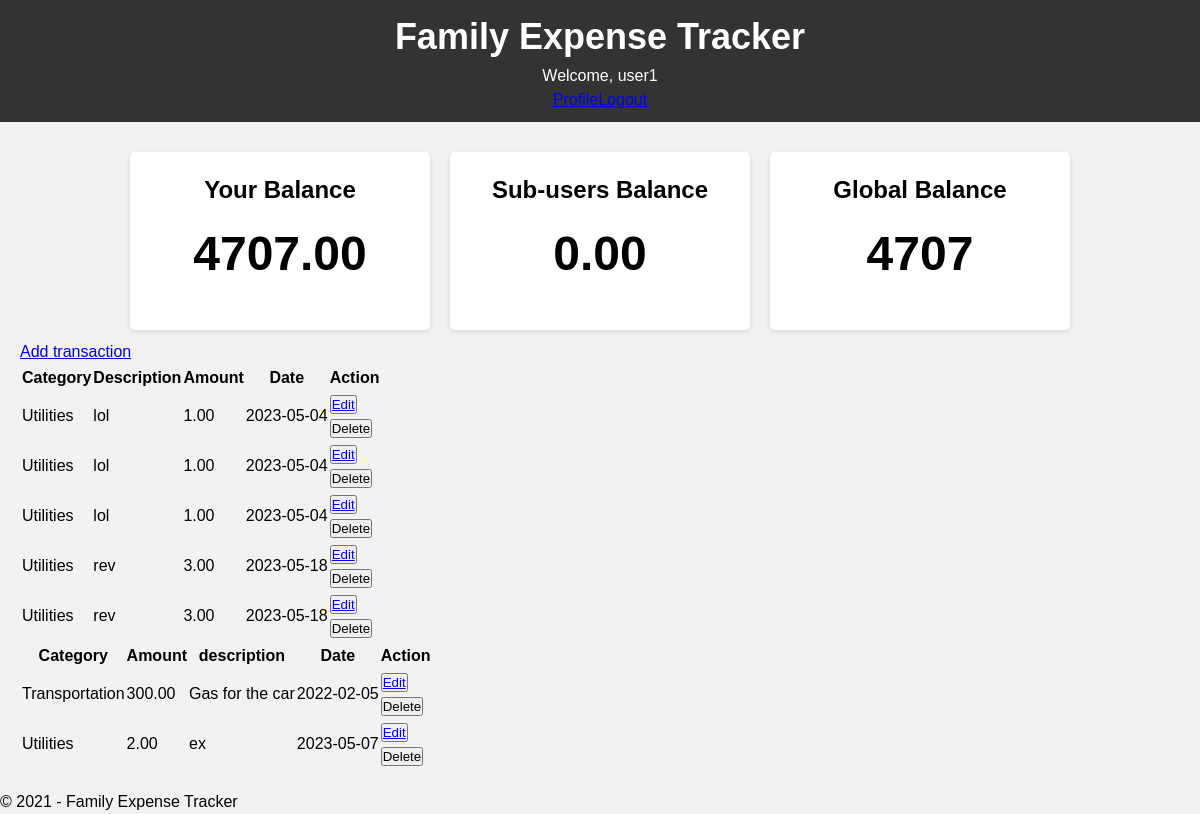
/ (signed in), run on the app's committed database.
### tables this page shows
CREATE TABLE `revenue` (
  `revenue_id` int(11) NOT NULL,
  `user_id` int(11) NOT NULL,
  `sub_user_id` int(11) DEFAULT NULL,
  `category_id` int(11) NOT NULL,
  `revenue_amount` decimal(10,2) NOT NULL,
  `revenue_description` text DEFAULT NULL,
  `date_added` date NOT NULL DEFAULT current_timestamp()
);

CREATE TABLE `categories` (
  `category_id` int(11) NOT NULL,
  `category_name` varchar(50) NOT NULL,
  `user_id` int(11) NOT NULL
);

CREATE TABLE `expenses` (
  `expense_id` int(11) NOT NULL,
  `user_id` int(11) NOT NULL,
  `sub_user_id` int(11) DEFAULT NULL,
  `category_id` int(11) NOT NULL,
  `expense_amount` decimal(10,2) NOT NULL,
  `expense_description` text NOT NULL,
  `date_added` date NOT NULL DEFAULT current_timestamp()
);

### utility/get_balances.php (called while the page is built, shortened)
<?php
require_once "db_connection.php";
$user_id = $_SESSION['user_id'];
$stmt = $conn->prepare("SELECT
        (SELECT IFNULL(SUM(revenue_amount),0) FROM revenue WHERE user_id = ? AND sub_user_id is NULL) -
        (SELECT IFNULL(SUM(expense_amount),0) FROM expenses WHERE user_id = ? AND sub_user_id is NULL ) AS balance");
$stmt->bind_param("ii", $user_id, $user_id);
$stmt->execute();
$result = $stmt->get_result();
if ($result->num_rows > 0) {
    $row = $result->fetch_assoc();
    $user_balance = $row["balance"];
} else {
    $_SESSION["error_message"] = "No balance found for the user.";
}
$stmt = $conn->prepare("SELECT SUM((SELECT IFNULL(SUM(revenue_amount),0) FROM Revenue WHERE user_id = ? AND sub_user_id IS NOT NULL) -
(SELECT IFNULL(SUM(expense_amount),0) FROM Expenses WHERE user_id = ? AND sub_user_id IS NOT NULL)) AS balance FROM sub_users WHERE user_id = ?");
$stmt->bind_param("iii", $user_id, $user_id, $user_id);
$stmt->execute();
$result = $stmt->get_result();
if ($result->num_rows > 0) {
    $row = $result->fetch_assoc();
    $sub_users_balance = $row["balance"];
} else {
    $_SESSION["error_message"] = "No Sub-Users balance found.";
}

### index.php (the view, shortened to what this page needs)
<?php
require_once "utility/db_connection.php";
include "utility/get_balances.php";
$global_balance = $user_balance + $sub_users_balance;
?>
<!DOCTYPE html>
<html>
<head>
    <link rel="stylesheet" href="css/style.css">
</head>
<body>
    <header>
        <h1>Family Expense Tracker</h1>
        <?php
        if (!isset($_SESSION['user_id'])) {
            echo '<a href="pages/login.php" class="button">Login</a>';
            echo '<a href="pages/signup.php" class="button">signup</a>';
        } else {
            echo '<div class="user-profile">';
            echo '<p>Welcome, ' . $_SESSION['username'] . '</p>';
            echo '<a href="pages/profile.php" class="button">Profile</a>';
            echo '<a href="utility/logout.php" class="button">Logout</a>';
            echo '</div>';
        }
        ?>
    </header>
    <main>
        <div class="container">
            <div class="card">
                <h2>Your Balance</h2>
                <div id="user-balance" class="balance">
                    <p> <?php echo $user_balance  ?></p>
                </div>
            </div>
            <div class="card">
                <h2>Sub-users Balance</h2>
                <div id="sub-users-balance" class="balance">
                    <p> <?php echo $sub_users_balance  ?></p>
                </div>
            </div>
            <div class="card">
                <h2>Global Balance</h2>
                <div id="global-balance" class="balance">
                    <p> <?php echo $global_balance ?></p>
                </div>
            </div>
        </div>
        <a href="pages/add_transaction.php" class="button">Add transaction</a>
        <?php
        $stmt = $conn->prepare("SELECT revenue.*, categories.category_name
        FROM revenue
        JOIN categories ON revenue.category_id = categories.category_id
        WHERE revenue.user_id = ?");
        $stmt->bind_param("i", $_SESSION['user_id']);
        $stmt->execute();
        $result = $stmt->get_result();
        ?>
        <table>
            <thead>
                <tr>
                    <th>Category</th>
                    <th>Description</th>
                    <th>Amount</th>
                    <th>Date</th>
                    <th>Action</th>
                </tr>
            </thead>
            <tbody>
                <?php while ($row = $result->fetch_assoc()) { ?>
                    <tr>
                        <td><?php echo $row['category_name']; ?></td>
                        <td><?php echo $row['revenue_description']; ?></td>
                        <td><?php echo $row['revenue_amount']; ?></td>
                        <td><?php echo $row['date_added']; ?></td>
                        <td>
                            <button> <a href="./pages/edit_revenue.php?revenue_id=<?php echo $row['revenue_id']; ?>">Edit </a></button>
                            <form action="utility/delete_revenue.php" method="post">
                                <button type="submit">Delete</button>
                            </form>
                        </td>
                    </tr>
                <?php } ?>
            </tbody>
        </table>
        <?php
        $stmt = $conn->prepare("SELECT expenses.*, categories.category_name
        FROM expenses
        JOIN categories ON expenses.category_id = categories.category_id
        WHERE expenses.user_id = ?");
        $stmt->bind_param("i", $_SESSION['user_id']);
        $stmt->execute();
        $result = $stmt->get_result();
        ?>
        <table>
            <thead>
                <tr>
                    <th>Category</th>
                    <th>Amount</th>
                    <th>description</th>
                    <th>Date</th>
                    <th>Action</th>
                </tr>
            </thead>
            <tbody>
                <?php while ($row = $result->fetch_assoc()) { ?>
                    <tr>
                        <td><?php echo $row['category_name']; ?></td>
                        <td><?php echo $row['expense_amount']; ?></td>
                        <td><?php echo $row['expense_description']; ?></td>
                        <td><?php echo $row['date_added']; ?></td>
                        <td>
                            <button> <a href="pages/edit_expense.php?expense_id=<?php echo $row['expense_id']; ?>">Edit </a></button>
                            <form action="utility/delete_expense.php" method="post">
                                <button type="submit">Delete</button>
                            </form>
                        </td>
                    </tr>
                <?php } ?>
            </tbody>
        </table>
    </main>
    <footer>
        <p>&copy; 2021 - Family Expense Tracker</p>
</body>
</html>

### css/style.css (style rules this page uses)
* { box-sizing: border-box; margin: 0; padding: 0; }
body { font-family: Arial, sans-serif; font-size: 16px; line-height: 1.5; background-color: #f2f2f2; }
header { background-color: #333; color: #fff; padding: 10px; text-align: center; }
h1 { font-size: 36px; margin: 0; }
main { padding: 20px; }
.container { display: flex; flex-wrap: wrap; justify-content: center; }
.card { background-color: #fff; border-radius: 5px; box-shadow: 0 2px 5px rgba(0,0,0,0.1); margin: 10px; padding: 20px; text-align: center; width: 300px; }
h2 { font-size: 24px; margin-bottom: 10px; }
.balance { font-size: 48px; font-weight: bold; margin-bottom: 20px; }

### data on the page
revenue: category.category_name "Utilities", revenue_description "lol", revenue_amount "1.00", date_added "2023-05-04"
revenue: category.category_name "Utilities", revenue_description "lol", revenue_amount "1.00", date_added "2023-05-04"
revenue: category.category_name "Utilities", revenue_description "lol", revenue_amount "1.00", date_added "2023-05-04"
revenue: category.category_name "Utilities", revenue_description "rev", revenue_amount "3.00", date_added "2023-05-18"
revenue: category.category_name "Utilities", revenue_description "rev", revenue_amount "3.00", date_added "2023-05-18"
expenses: category.category_name "Transportation", expense_amount "300.00", expense_description "Gas for the car", date_added "2022-02-05"
expenses: category.category_name "Utilities", expense_amount "2.00", expense_description "ex", date_added "2023-05-07"

### other printed values
$_SESSION['username'] "user1"
$user_balance "4707.00"
$sub_users_balance "0.00"
$global_balance "4707"
